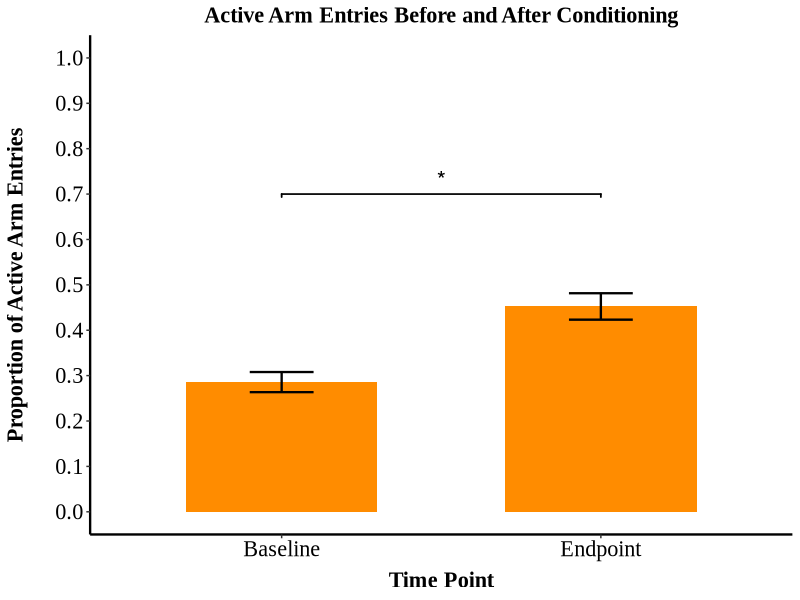
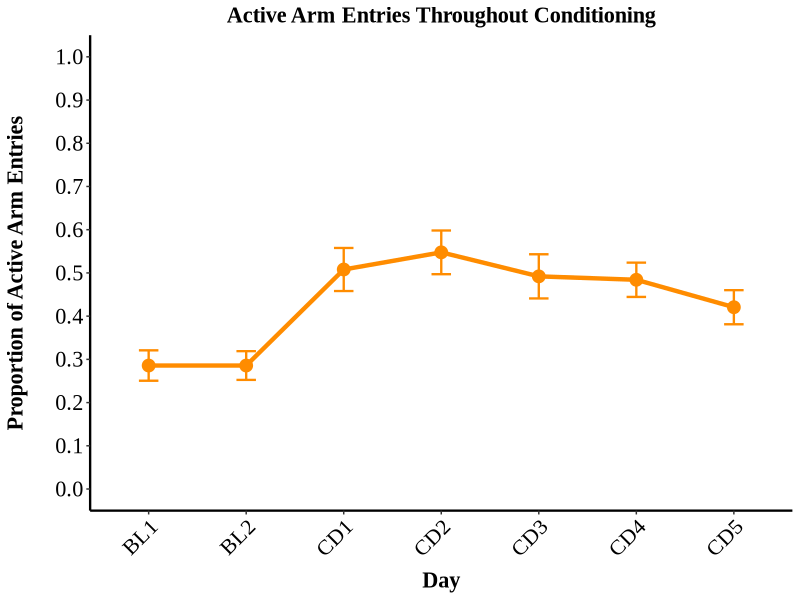
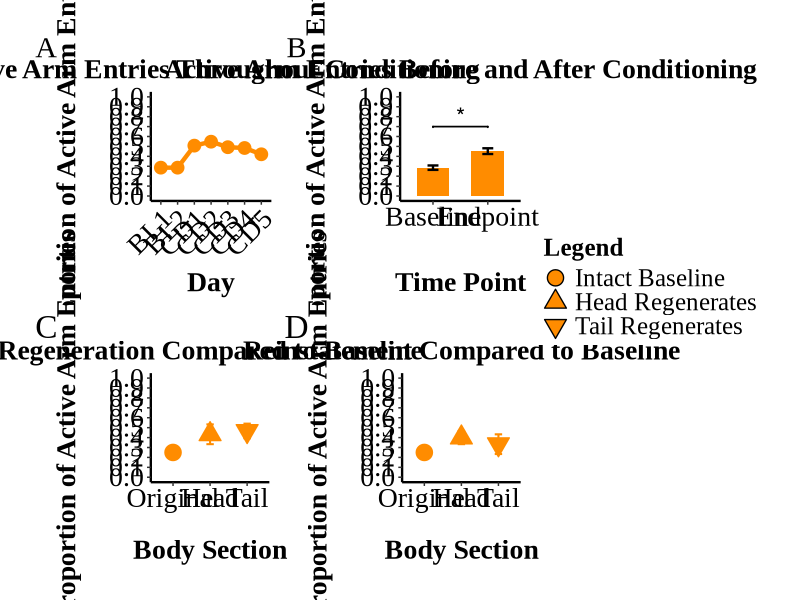
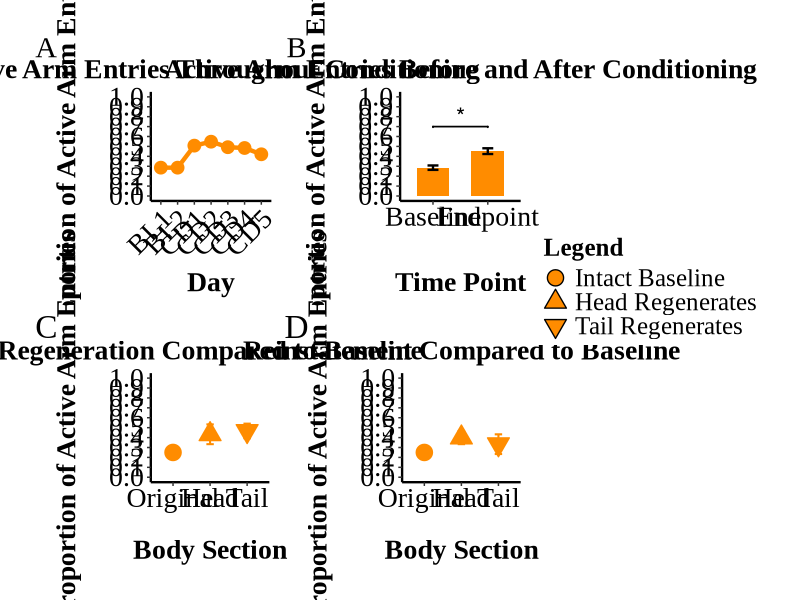

Generate these figures, in order, with R:
# Planaria Y-Maze Analysis for Experiment 4
# Load required libraries
library(readr)
library(dplyr)
library(tidyverse)
library(ggsignif)
library(lme4)
library(emmeans)
library(grid)
library(gridExtra)
library(car)
library(ggplot2)
library(readxl)
library(patchwork) # For combining plots

# Read in the data
Exp4_full_data <- read_csv("Datasets/ExperimentFourFullData.csv")


#=================================================================
# Creating theme for all plots
#=================================================================

consistent_theme <- function() {
  theme_classic() +
    theme(
      text = element_text(family = "Times New Roman", size = 18),
      axis.title = element_text(size = 16, face = "bold"),
      axis.title.y = element_text(margin = margin(r = 20)),
      axis.title.x = element_text(margin = margin(t = 8)),
      axis.text = element_text(size = 16, color = "black"),
      legend.position = "top",
      legend.title = element_text(size = 16, face = "bold"),
      legend.text = element_text(size = 14),
      axis.line = element_line(color = "black", linewidth = 0.8),
      panel.grid = element_blank(),
      panel.background = element_rect(fill = "white"),
      panel.border = element_blank(),
      plot.title = element_text(hjust = 0.5, size = 16, face = "bold")
    )
}

#=================================================================
# PART 1: ANALYSIS OF INTACT SUBJECTS (PRE-REGENERATION)
#=================================================================

# Filter for original intact subjects (subjects with numeric IDs)
# Use grepl to identify purely numeric subject IDs
Orig_subjects <- Exp4_full_data %>%
  filter(grepl("^[0-9]+$", as.character(Subject)))

# Restructure data for intact analysis (comparing baseline vs endpoint)
Exp4_full_data_long <- Orig_subjects %>%
  mutate(across(ends_with("_arm_entries"), 
                ~as.numeric(as.character(.)))) %>%
  pivot_longer(
    cols = c(baseline_active_arm_entries, endpoint_active_arm_entries),
    names_to = "Time",
    values_to = "ActiveCount"
  ) %>%
  mutate(
    Time = factor(Time, 
                  levels = c("baseline_active_arm_entries", "endpoint_active_arm_entries"),
                  labels = c("Baseline", "Endpoint")),
    Subject = factor(Subject),
    # Since we only have one condition, create a dummy Condition variable
    Condition = "Drug",
    ActiveCount = if_else(!is.na(ActiveCount), 
                          as.integer(ActiveCount), 
                          NA_integer_)
  ) %>%
  mutate(
    TotalTrials = 6,
    InactiveCount = if_else(!is.na(ActiveCount),
                            TotalTrials - ActiveCount,
                            NA_integer_),
    ActiveArmProportion = if_else(!is.na(ActiveCount),
                                  ActiveCount / TotalTrials,
                                  NA_real_)
  ) %>%
  filter(is.na(ActiveCount) | ActiveCount <= TotalTrials)

# Convert to wide format for paired t-test
Exp4_wide_format <- Exp4_full_data_long %>%
  select(Subject, Time, ActiveArmProportion) %>%
  pivot_wider(
    names_from = Time,
    values_from = ActiveArmProportion
  )

# Display wide format data structure to verify
print("Wide format data structure:")
print(str(Exp4_wide_format))


#=================================
#apa formatted results
#================================

# Perform paired t-test
paired_ttest_model <- t.test(
  Exp4_wide_format$Baseline,
  Exp4_wide_format$Endpoint,
  paired = TRUE
)

# Calculate Cohen's d for paired t-test
t_value <- paired_ttest_model$statistic
df <- paired_ttest_model$parameter  # Extract degrees of freedom
n <- length(Exp4_wide_format$Baseline)
cohens_d <- t_value / sqrt(n)

# Format p-value according to APA style
p_formatted <- ifelse(paired_ttest_model$p.value < .001, "< .001", 
                      paste0("= ", gsub("0\\.", ".", round(paired_ttest_model$p.value, 3))))

# Create ttest_results dataframe with test statistic and degrees of freedom
ttest_results <- data.frame(
  contrast = "Baseline / Endpoint",
  t_statistic = t_value,
  df = df,
  cohens_d = abs(cohens_d),
  p.value = paired_ttest_model$p.value,
  apa_result = paste0("*t*(", round(df, 2), ") = ", round(t_value, 2), 
                      ", *d* = ", round(abs(cohens_d), 2), 
                      ", *p* ", p_formatted)
)

print(ttest_results)


# Convert wide format back to long for plotting
Exp4_plot_data <- Exp4_wide_format %>%
  pivot_longer(
    cols = c(Baseline, Endpoint),
    names_to = "Time",
    values_to = "ActiveArmProportion"
  ) %>%
  mutate(Time = factor(Time, levels = c("Baseline", "Endpoint")))

# Visualization 1: Bar plot with error bars
intact_plot <- Exp4_plot_data %>%
  group_by(Time) %>%
  summarise(
    mean_prop = mean(ActiveArmProportion, na.rm = TRUE),
    se = sd(ActiveArmProportion, na.rm = TRUE) / sqrt(n()),
    .groups = 'drop'
  ) %>%
  ggplot(aes(x = Time, y = mean_prop)) +
  geom_bar(stat = "identity", position = position_dodge(0.8), width = 0.6, 
           fill = "#FF8C00") + # Using the treatment color from original script
  geom_errorbar(aes(ymin = mean_prop - se, ymax = mean_prop + se),
                position = position_dodge(0.8), width = 0.2, linewidth = 0.8) +
  # Add significance annotation based on t-test result
  geom_signif(
    annotations = ifelse(paired_ttest_model$p.value < 0.05, "*", "ns"),
    xmin = 1, xmax = 2,
    y_position = 0.7,
    color = "black",
    size = 0.6,
    textsize = 6
  ) +
  labs(
    title = "Active Arm Entries Before and After Conditioning",
    y = "Proportion of Active Arm Entries",
    x = "Time Point"
  ) +
  scale_y_continuous(
    limits = c(0, 1),
    breaks = seq(0, 1, 0.1)
  ) +
  consistent_theme()

print(intact_plot)


#=================================================================
# PART 2: LEARNING ACROSS CONDITIONING DAYS
#=================================================================

# Reshape the data for plotting conditioning days
Exp4_full_data_long_days <- Orig_subjects %>%
  select(Subject,
         Baseline_day1, 
         Baseline_day2, 
         Conditioning_day1, 
         Conditioning_day2,
         Conditioning_day3, 
         Conditioning_day4, 
         Conditioning_day5) %>%
  pivot_longer(
    cols = c(Baseline_day1:Conditioning_day5),
    names_to = "TimePoint",
    values_to = "ActiveArmChoices"
  ) %>%
  mutate(
    TimePoint = factor(TimePoint,
                       levels = c("Baseline_day1", "Baseline_day2", 
                                  "Conditioning_day1", "Conditioning_day2", 
                                  "Conditioning_day3", "Conditioning_day4", 
                                  "Conditioning_day5"),
                       labels = c("BL1", "BL2", "CD1", "CD2", "CD3", "CD4", "CD5")),
    Subject = factor(Subject),
    Proportion = ActiveArmChoices / 3 # 3 trials per day
  )

# Create the learning curve visualization
learning_plot <- Exp4_full_data_long_days %>%
  group_by(TimePoint) %>%
  summarise(
    mean_prop = mean(Proportion, na.rm = TRUE),
    se = sd(Proportion, na.rm = TRUE) / sqrt(n()),
    .groups = 'drop'
  ) %>%
  ggplot(aes(x = TimePoint, y = mean_prop, group = 1)) +
  geom_line(linewidth = 1.5, color = "#FF8C00") +
  geom_point(size = 4, color = "#FF8C00") +
  geom_errorbar(aes(ymin = mean_prop - se, ymax = mean_prop + se),
                width = 0.2, linewidth = 0.8, color = "#FF8C00") +
  labs(
    title = "Active Arm Entries Throughout Conditioning",
    y = "Proportion of Active Arm Entries",
    x = "Day"
  ) +
  scale_y_continuous(
    limits = c(0, 1),
    breaks = seq(0, 1, 0.1)
  ) +
  consistent_theme() +
  theme(axis.text.x = element_text(angle = 45, hjust = 1))

print(learning_plot)


#=================================================================
# PART 3: COMPARING REGENERATED PARTS TO ORIGINAL BASELINE SCORES
#=================================================================

# First, identify only the subjects that were cut
cut_subjects <- Exp4_full_data %>%
  filter(grepl("^[0-9]+$", as.character(Subject)) & `Selected to be cut` == "Y") %>%
  mutate(Subject = as.character(Subject))  # Ensure Subject is character type

# Create a baseline scores dataset for ONLY the cut subjects
cut_subjects_baseline <- cut_subjects %>%
  mutate(
    BaselineProportion = baseline_active_arm_entries / 6,
    Subject = as.character(Subject)  # Ensure Subject is character type for joining
  )

# Print the subjects that were cut
print("Subjects that were cut:")
print(cut_subjects$Subject)
print(paste("Number of cut subjects:", nrow(cut_subjects)))

# Create a dataset linking original subjects to their regenerated parts
Original_to_regen <- Exp4_full_data %>%
  filter(grepl("[HT]$", Subject)) %>%
  mutate(
    OrigSubject = str_remove(Subject, "[HT]$"),  # Keep as character for joining
    BodyPart = str_extract(Subject, "[HT]$"),
    BodyPart = factor(BodyPart, levels = c("H", "T"), labels = c("Head", "Tail"))
  ) %>%
  # Only join with the cut subjects' baseline data
  inner_join(
    cut_subjects_baseline %>% 
      select(Subject, BaselineProportion),
    by = c("OrigSubject" = "Subject")
  )

# Print the regenerated parts and their original subjects
print("Regenerated parts and their original subjects:")
print(Original_to_regen %>% select(Subject, OrigSubject, BodyPart))
print(paste("Number of regenerated parts:", nrow(Original_to_regen)))

# Create datasets for the regeneration and reinstatement phases - UPDATED
Memory_test_comparison <- Original_to_regen %>%
  mutate(
    RegeneratedProportion = Regeneration_test_total / 3,
    Change = RegeneratedProportion - BaselineProportion
  )

# Create datasets for the reinstatement phases - UPDATED
Reinstatement_comparison <- Original_to_regen %>%
  mutate(
    ReinstatedProportion = Reinstatment_test_total / 3,
    Change = ReinstatedProportion - BaselineProportion
  )

# Verify we're using the same baseline values for both comparisons
print("Regeneration analysis - Mean baseline value:")
print(mean(Memory_test_comparison$BaselineProportion, na.rm = TRUE))

print("Reinstatement analysis - Mean baseline value:")
print(mean(Reinstatement_comparison$BaselineProportion, na.rm = TRUE))

# Prepare data for plotting with consistent format
# REGENERATION PLOT DATA
regen_plot_data <- rbind(
  # Original baseline data
  cut_subjects_baseline %>%
    mutate(BodyStatus = "Original") %>%
    select(BodyStatus, Proportion = BaselineProportion),
  
  # Head data
  Memory_test_comparison %>%
    filter(BodyPart == "Head") %>%
    mutate(BodyStatus = "Head") %>%
    select(BodyStatus, Proportion = RegeneratedProportion),
  
  # Tail data
  Memory_test_comparison %>%
    filter(BodyPart == "Tail") %>%
    mutate(BodyStatus = "Tail") %>%
    select(BodyStatus, Proportion = RegeneratedProportion)
)

# REINSTATEMENT PLOT DATA - using SAME original baseline data
reinstate_plot_data <- rbind(
  # Original baseline data - SAME AS ABOVE
  cut_subjects_baseline %>%
    mutate(BodyStatus = "Original") %>%
    select(BodyStatus, Proportion = BaselineProportion),
  
  # Head data
  Reinstatement_comparison %>%
    filter(BodyPart == "Head") %>%
    mutate(BodyStatus = "Head") %>%
    select(BodyStatus, Proportion = ReinstatedProportion),
  
  # Tail data
  Reinstatement_comparison %>%
    filter(BodyPart == "Tail") %>%
    mutate(BodyStatus = "Tail") %>%
    select(BodyStatus, Proportion = ReinstatedProportion)
)

# Set factor levels for proper ordering
regen_plot_data$BodyStatus <- factor(regen_plot_data$BodyStatus, 
                                     levels = c("Original", "Head", "Tail"))
reinstate_plot_data$BodyStatus <- factor(reinstate_plot_data$BodyStatus, 
                                         levels = c("Original", "Head", "Tail"))

# Calculate summary statistics for plotting
regen_summary <- regen_plot_data %>%
  group_by(BodyStatus) %>%
  summarise(
    mean_prop = mean(Proportion, na.rm = TRUE),
    sd = sd(Proportion, na.rm = TRUE),
    se = sd(Proportion, na.rm = TRUE) / sqrt(sum(!is.na(Proportion))),
    .groups = 'drop'
  )

reinstate_summary <- reinstate_plot_data %>%
  group_by(BodyStatus) %>%
  summarise(
    mean_prop = mean(Proportion, na.rm = TRUE),
    se = sd(Proportion, na.rm = TRUE) / sqrt(sum(!is.na(Proportion))),
    .groups = 'drop'
  )




# Create baseline data frame
Baseline_scores <- cut_subjects_baseline %>%
  select(Subject, BaselineProportion)

# Create datasets for paired analysis
# For regeneration test
Regeneration_vs_baseline <- Memory_test_comparison %>%
  select(Subject, OrigSubject, BodyPart, RegeneratedProportion) %>%
  rename(ActiveProportion = RegeneratedProportion)

# For reinstatement test
Reinstatement_vs_baseline <- Reinstatement_comparison %>%
  select(Subject, OrigSubject, BodyPart, ReinstatedProportion) %>%
  rename(ActiveProportion = ReinstatedProportion)

# Reshape data for paired analysis - separate for Head and Tail
# For Regeneration
head_regeneration_paired <- Regeneration_vs_baseline %>%
  filter(BodyPart == "Head") %>%
  inner_join(Baseline_scores, by = c("OrigSubject" = "Subject")) %>%
  select(OrigSubject, ActiveProportion, BaselineProportion)

tail_regeneration_paired <- Regeneration_vs_baseline %>%
  filter(BodyPart == "Tail") %>%
  inner_join(Baseline_scores, by = c("OrigSubject" = "Subject")) %>%
  select(OrigSubject, ActiveProportion, BaselineProportion)

# For Reinstatement
head_reinstatement_paired <- Reinstatement_vs_baseline %>%
  filter(BodyPart == "Head") %>%
  inner_join(Baseline_scores, by = c("OrigSubject" = "Subject")) %>%
  select(OrigSubject, ActiveProportion, BaselineProportion)

tail_reinstatement_paired <- Reinstatement_vs_baseline %>%
  filter(BodyPart == "Tail") %>%
  inner_join(Baseline_scores, by = c("OrigSubject" = "Subject")) %>%
  select(OrigSubject, ActiveProportion, BaselineProportion)

# Perform paired t-tests
# For Regeneration
head_regeneration_test <- head_regeneration_paired %>%
  with(t.test(ActiveProportion, BaselineProportion, paired = TRUE))

tail_regeneration_test <- tail_regeneration_paired %>%
  with(t.test(ActiveProportion, BaselineProportion, paired = TRUE))

# For Reinstatement
head_reinstatement_test <- head_reinstatement_paired %>%
  with(t.test(ActiveProportion, BaselineProportion, paired = TRUE))

tail_reinstatement_test <- tail_reinstatement_paired %>%
  with(t.test(ActiveProportion, BaselineProportion, paired = TRUE))

# Print results
print("PAIRED T-TESTS RESULTS:")

print("Head Regeneration vs Original Baseline:")
print(head_regeneration_test)

print("Tail Regeneration vs Original Baseline:")
print(tail_regeneration_test)

print("Head Reinstatement vs Original Baseline:")
print(head_reinstatement_test)

print("Tail Reinstatement vs Original Baseline:")
print(tail_reinstatement_test)

# Calculate effect sizes (Cohen's d)
# For Head Regeneration
head_regeneration_d <- head_regeneration_paired %>%
  summarise(
    mean_diff = mean(ActiveProportion - BaselineProportion, na.rm = TRUE),
    sd_diff = sd(ActiveProportion - BaselineProportion, na.rm = TRUE),
    cohen_d = mean_diff / sd_diff,
    n = n()
  )

# For Tail Regeneration
tail_regeneration_d <- tail_regeneration_paired %>%
  summarise(
    mean_diff = mean(ActiveProportion - BaselineProportion, na.rm = TRUE),
    sd_diff = sd(ActiveProportion - BaselineProportion, na.rm = TRUE),
    cohen_d = mean_diff / sd_diff,
    n = n()
  )

# For Head Reinstatement
head_reinstatement_d <- head_reinstatement_paired %>%
  summarise(
    mean_diff = mean(ActiveProportion - BaselineProportion, na.rm = TRUE),
    sd_diff = sd(ActiveProportion - BaselineProportion, na.rm = TRUE),
    cohen_d = mean_diff / sd_diff,
    n = n()
  )

# For Tail Reinstatement
tail_reinstatement_d <- tail_reinstatement_paired %>%
  summarise(
    mean_diff = mean(ActiveProportion - BaselineProportion, na.rm = TRUE),
    sd_diff = sd(ActiveProportion - BaselineProportion, na.rm = TRUE),
    cohen_d = mean_diff / sd_diff,
    n = n()
  )

print("Effect sizes:")
print("Head Regeneration (Cohen's d):")
print(head_regeneration_d)

print("Tail Regeneration (Cohen's d):")
print(tail_regeneration_d)

print("Head Reinstatement (Cohen's d):")
print(head_reinstatement_d)

print("Tail Reinstatement (Cohen's d):")
print(tail_reinstatement_d)


# Create a function to format t-test results in APA style
format_apa_results <- function(test_name, t_test_result, paired_data) {
  # Extract t-value and degrees of freedom
  t_value <- t_test_result$statistic
  df <- t_test_result$parameter
  
  # Calculate Cohen's d for paired data
  n <- nrow(paired_data)
  mean_diff <- mean(paired_data$ActiveProportion - paired_data$BaselineProportion, na.rm = TRUE)
  sd_diff <- sd(paired_data$ActiveProportion - paired_data$BaselineProportion, na.rm = TRUE)
  cohens_d <- mean_diff / sd_diff
  
  # Format p-value according to APA style
  p_value <- t_test_result$p.value
  p_formatted <- ifelse(p_value < .001, "< .001", 
                        paste0("= ", gsub("0\\.", ".", round(p_value, 3))))
  
  # Create results dataframe
  result_df <- data.frame(
    contrast = test_name,
    t_statistic = t_value,
    df = df,
    cohens_d = abs(cohens_d),
    p.value = p_value,
    apa_result = paste0("*t*(", round(df, 2), ") = ", round(t_value, 2), 
                        ", *d* = ", round(abs(cohens_d), 2), 
                        ", *p* ", p_formatted)
  )
  
  return(result_df)
}

# Create APA-formatted results for each test
head_regen_apa <- format_apa_results(
  "Head Regeneration vs Baseline", 
  head_regeneration_test, 
  head_regeneration_paired
)

tail_regen_apa <- format_apa_results(
  "Tail Regeneration vs Baseline", 
  tail_regeneration_test, 
  tail_regeneration_paired
)

head_reinstate_apa <- format_apa_results(
  "Head Reinstatement vs Baseline", 
  head_reinstatement_test, 
  head_reinstatement_paired
)

tail_reinstate_apa <- format_apa_results(
  "Tail Reinstatement vs Baseline", 
  tail_reinstatement_test, 
  tail_reinstatement_paired
)

# Combine all results into a single dataframe
regen_reinstate_results <- rbind(
  head_regen_apa,
  tail_regen_apa,
  head_reinstate_apa,
  tail_reinstate_apa
)

# Print the combined results
print(regen_reinstate_results)

# For easy referencing in inline code within Quarto
# These variables can be used with `r head_regen_result` etc. in your Quarto document
head_regen_result <- head_regen_apa$apa_result
tail_regen_result <- tail_regen_apa$apa_result
head_reinstate_result <- head_reinstate_apa$apa_result
tail_reinstate_result <- tail_reinstate_apa$apa_result

# Also save detailed result objects that you can reference for specific values
head_regen_details <- head_regen_apa
tail_regen_details <- tail_regen_apa
head_reinstate_details <- head_reinstate_apa
tail_reinstate_details <- tail_reinstate_apa


#=================================================================
# PART 4: Regeneration and Reinstatement Plots
#=================================================================

# Create a dataset for all four conditions
combined_data <- bind_rows(
  # Head Regeneration
  head_regeneration_paired %>%
    mutate(
      BodyPart = "Head",
      Phase = "Regeneration",
      Original = BaselineProportion,
      Regenerated = ActiveProportion
    ) %>%
    select(OrigSubject, BodyPart, Phase, Original, Regenerated),
  
  # Tail Regeneration
  tail_regeneration_paired %>%
    mutate(
      BodyPart = "Tail",
      Phase = "Regeneration",
      Original = BaselineProportion,
      Regenerated = ActiveProportion
    ) %>%
    select(OrigSubject, BodyPart, Phase, Original, Regenerated),
  
  # Head Reinstatement
  head_reinstatement_paired %>%
    mutate(
      BodyPart = "Head",
      Phase = "Reinstatement",
      Original = BaselineProportion,
      Regenerated = ActiveProportion
    ) %>%
    select(OrigSubject, BodyPart, Phase, Original, Regenerated),
  
  # Tail Reinstatement
  tail_reinstatement_paired %>%
    mutate(
      BodyPart = "Tail",
      Phase = "Reinstatement",
      Original = BaselineProportion,
      Regenerated = ActiveProportion
    ) %>%
    select(OrigSubject, BodyPart, Phase, Original, Regenerated)
)

# Reshape to long format for plotting
combined_long <- combined_data %>%
  pivot_longer(
    cols = c(Original, Regenerated),
    names_to = "Measurement",
    values_to = "Proportion"
  ) %>%
  mutate(
    BodyPart = factor(BodyPart, levels = c("Head", "Tail")),
    Phase = factor(Phase, levels = c("Regeneration", "Reinstatement")),
    Measurement = factor(Measurement, levels = c("Original", "Regenerated"))
  )


# Create a more visually appealing theme that matches the desired output
publication_theme <- function() {
  theme_classic() +
    theme(
      text = element_text(family = "Times New Roman", size = 14),
      axis.title = element_text(size = 18, face = "bold"),
      axis.title.y = element_text(margin = margin(r = 20)),
      axis.text = element_text(size = 116, color = "black"),
      legend.position = c(0.85, 0.85),
      legend.background = element_rect(fill = "white", color = NA),
      legend.key = element_rect(fill = "white", color = NA),
      legend.title = element_text(size = 16, face = "bold"),
      legend.text = element_text(size = 14),
      axis.line = element_line(color = "black", linewidth = 0.8),
      panel.grid.major.x = element_blank(),
      panel.grid.major.y = element_line(color = "lightgray", linetype = "dashed"),
      panel.grid.minor = element_blank(),
      panel.background = element_rect(fill = "white"),
      panel.border = element_blank(),
      plot.title = element_text(hjust = 0.5, size = 16, face = "bold")
    )
}


# Create an improved version of the regeneration plot
regeneration_plot <- ggplot(regen_summary, aes(x = BodyStatus, y = mean_prop)) +
  # Add error bars
  geom_errorbar(
    aes(ymin = mean_prop - se, ymax = mean_prop + se, color = BodyStatus),
    width = 0.2, 
    linewidth = 0.7,
    position = position_dodge(0.9)
  ) +
  # Add points with custom shapes - ADD FILL AESTHETIC
  geom_point(
    aes(shape = BodyStatus, color = BodyStatus, fill = BodyStatus),  # Added fill aesthetic
    size = 5,
    stroke = 0.7
  ) +
  # Set shapes manually
  scale_shape_manual(
    name = "Body Status",
    values = c(
      "Original" = 21,  # Circle
      "Head" = 24,      # Triangle
      "Tail" = 25       # CHANGED to 24 (filled triangle down) instead of 25
    ),
    labels = c(
      "Original" = "Intact Baseline",
      "Head" = "Head Regenerates",
      "Tail" = "Tail Regenerates"
    )
  ) +
  # Set colors manually
  scale_color_manual(
    name = "Body Status",
    values = c(
      "Original" = "#FF8C00", 
      "Head" = "#FF8C00",
      "Tail" = "#FF8C00"
    ),
    labels = c(
      "Original" = "Intact Baseline",
      "Head" = "Head Regenerates",
      "Tail" = "Tail Regenerates"
    )
  ) +
  # Add fill scale with the same colors
  scale_fill_manual(
    name = "Body Status",
    values = c(
      "Original" = "#FF8C00", 
      "Head" = "#FF8C00",
      "Tail" = "#FF8C00"
    ),
    labels = c(
      "Original" = "Intact Baseline",
      "Head" = "Head Regenerates",
      "Tail" = "Tail Regenerates"
    )
  ) +
  # Labels
  labs(
    title = "Regeneration Compared to Baseline",
    y = "Proportion of Active Arm Entries",
    x = "Body Section"
  ) +
  # Y-axis limits
  scale_y_continuous(
    limits = c(0, 1),
    breaks = seq(0, 1, 0.1)
  ) +
  # Apply publication theme
  theme_classic() +
  theme(
    text = element_text(family = "Times New Roman", size = 20),
    axis.title = element_text(size = 20, face = "bold"),
    axis.title.y = element_text(margin = margin(r = 20)),
    axis.title.x = element_text(margin = margin(t = 20)),
    axis.text = element_text(size = 12, color = "black"),
    legend.position = "right",
    legend.background = element_rect(fill = "white", color = NA),
    legend.key = element_rect(fill = "white", color = NA),
    legend.title = element_text(size = 14, face = "bold"),
    legend.text = element_text(size = 12),
    axis.line = element_line(color = "black", linewidth = 0.8),
    panel.grid.major = element_blank(),
    panel.grid.minor = element_blank(),
    panel.background = element_rect(fill = "white"),
    panel.border = element_blank(),
    plot.title = element_text(hjust = 0.5, size = 16, face = "bold")
  ) +
  # Combine duplicate legends (color, fill, and shape) into one
  guides(
    color = guide_legend(title = "Body Section", override.aes = list(size = 5)),
    fill = "none",  # Hide duplicate legend
    shape = "none"  # Hide duplicate legend
  )

# Create an improved version of the reinstatement plot
reinstatement_plot <- ggplot(reinstate_summary, aes(x = BodyStatus, y = mean_prop)) +
  # Add error bars
  geom_errorbar(
    aes(ymin = mean_prop - se, ymax = mean_prop + se, color = BodyStatus),
    width = 0.2, 
    linewidth = 0.7,
    position = position_dodge(0.9)
  ) +
  # Add points with custom shapes - ADD FILL AESTHETIC
  geom_point(
    aes(shape = BodyStatus, color = BodyStatus, fill = BodyStatus),  # Added fill aesthetic
    size = 5,
    stroke = 0.7
  ) +
  # Set shapes manually
  scale_shape_manual(
    name = "Body Section",
    values = c(
      "Original" = 21,  # Circle
      "Head" = 24,      # Triangle
      "Tail" = 25       # CHANGED to 24 (filled triangle down) instead of 25
    ),
    labels = c(
      "Original" = "Intact Baseline",
      "Head" = "Head Regenerates",
      "Tail" = "Tail Regenerates"
    )
  ) +
  # Set colors manually
  scale_color_manual(
    name = "Body Section",
    values = c(
      "Original" = "#FF8C00", 
      "Head" = "#FF8C00",
      "Tail" = "#FF8C00"
    ),
    labels = c(
      "Original" = "Intact Baseline",
      "Head" = "Head Regenerates",
      "Tail" = "Tail Regenerates"
    )
  ) +
  # Add fill scale with the same colors
  scale_fill_manual(
    name = "Body Section",
    values = c(
      "Original" = "#FF8C00", 
      "Head" = "#FF8C00",
      "Tail" = "#FF8C00"
    ),
    labels = c(
      "Original" = "Intact Baseline",
      "Head" = "Head Regenerates",
      "Tail" = "Tail Regenerates"
    )
  ) +
  # Labels
  labs(
    title = "Reinstatement Compared to Baseline",
    y = "Proportion of Active Arm Entries",
    x = "Body Section"
  ) +
  # Y-axis limits
  scale_y_continuous(
    limits = c(0, 1),
    breaks = seq(0, 1, 0.1)
  ) +
  # Apply publication theme
  theme_classic() +
  theme(
    text = element_text(family = "Times New Roman", size = 20),
    axis.title = element_text(size = 20, face = "bold"),
    axis.title.y = element_text(margin = margin(r = 20)),
    axis.title.x = element_text(margin = margin(t = 20)),
    axis.text = element_text(size = 12, color = "black"),
    legend.position = "right",
    legend.background = element_rect(fill = "white", color = NA),
    legend.key = element_rect(fill = "white", color = NA),
    legend.title = element_text(size = 18, face = "bold"),
    legend.text = element_text(size = 18),
    axis.line = element_line(color = "black", linewidth = 0.8),
    panel.grid.major = element_blank(),
    panel.grid.minor = element_blank(),
    panel.background = element_rect(fill = "white"),
    panel.border = element_blank(),
    plot.title = element_text(hjust = 0.5, size = 16, face = "bold")
  ) +
  # Combine duplicate legends (color, fill, and shape) into one
  guides(
    color = guide_legend(title = "Body Status", override.aes = list(size = 5)),
    fill = "none",  # Hide duplicate legend
    shape = "none"  # Hide duplicate legend
  )




#=======================================================================
# PART 5: Combined visualisation of both conditioning and regeneration
#=======================================================================

#### removing the uneeded legends

# Remvoe legend from one of the grapghs
reinstatement_plot_no_legend <- reinstatement_plot +
  theme(legend.position = "none")

learning_plot_no_legend <- learning_plot + 
  theme(legend.position = "none")

intact_plot_no_legend <- intact_plot + 
  theme(legend.position = "none")

regeneration_plot_no_legend <- regeneration_plot + 
  theme(legend.position = "none")

# Apply theme to each individual plot
learning_plot_no_legend <- learning_plot_no_legend +
  theme(
    axis.text = element_text(size = 20, color = "black"),
    axis.title = element_text(size = 20),
    plot.title = element_text(size = 20, face = "bold", family = "Times New Roman") 
  )

intact_plot_no_legend <- intact_plot_no_legend +
  theme(
    axis.text = element_text(size = 20, color = "black"),
    axis.title = element_text(size = 20),
    plot.title = element_text(size = 20, face = "bold", family = "Times New Roman") 
  )

regeneration_plot_no_legend <- regeneration_plot_no_legend +
  theme(
    axis.text = element_text(size = 20, color = "black"),
    axis.title = element_text(size = 20),
    plot.title = element_text(size = 20, face = "bold", family = "Times New Roman") 
  )

reinstatement_plot <- reinstatement_plot +
  theme(
    axis.text = element_text(size = 20, color = "black"),
    axis.title = element_text(size = 20),
    plot.title = element_text(size = 20, face = "bold", family = "Times New Roman") 
  )

##### Ordering the legend

reinstatement_plot_ordered <- reinstatement_plot +
  theme(
    axis.text = element_text(size = 20, color = "black"),
    axis.title = element_text(size = 20),
    plot.title = element_text(size = 20, face = "bold", family = "Times New Roman")) +
  guides(
    # Set up the shape legend
    shape = guide_legend(
      order = 2, 
      title = "Legend",
      override.aes = list(stroke = 0.7, size = 5, color = "black", fill = "#FF8C00")
    ),
    color = "none"  # Hide separate color legend since it's redundant
    )

combined_figure <- (learning_plot_no_legend + intact_plot_no_legend) / 
  (regeneration_plot_no_legend + reinstatement_plot_ordered) +
  plot_layout(
    guides = "collect",
    widths = c(1, 1),
    heights = c(0.7, 0.7)
  ) +
  plot_annotation(
    tag_levels = 'A',
    theme = theme(
      plot.tag = element_text(face = "bold", size = 20, family = "Times New Roman"),
      plot.margin = margin(t = 20, r = 20, b = 20, l = 20)
    )
  )


print(combined_figure)


# Save the panel
ggsave("Figures/Exp4_combined_figure.png", combined_figure, 
       width = 18, height = 16, dpi = 300) 


#=======================================================================
# PART 6: Extra descriptive information
#=======================================================================


# Looking for the spread of initial baseline preferences. 

Prefered_arm_count <- Exp4_full_data %>% filter(Subject %in% (1:42)) %>% count(Prefered_arm)

Active_arm_count <- Exp4_full_data %>% filter(Subject %in% (1:42)) %>% count(`Active arm`)

Left_active_arm_count <- Active_arm_count %>% filter(`Active arm` == "L") %>% pull(n)
Right_active_arm_count <- Active_arm_count %>% filter(`Active arm` == "R") %>% pull(n)


# Finding endpoint group mean

exp4_endpoint_mean <- Exp4_full_data_long %>% filter(Time %in% "Endpoint") %>% summarize(mean_entries = mean(ActiveArmProportion))

exp4_endpoint_SD <-  Exp4_full_data_long %>% filter(Time %in% "Endpoint") %>% summarize(sd = sd(ActiveArmProportion))
